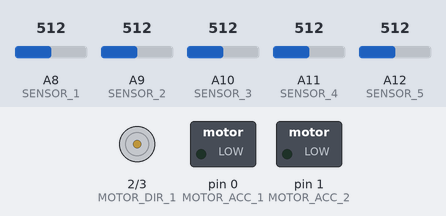
Recording of a sketch running on a simulated Arduino Mega 2560, built with avr-gcc and run on an emulated ATmega2560. On the bench: motor-driver pin pairs drawn as motors (green arrow = first pin HIGH = forward, orange = second pin HIGH = backward, longer = more drive), switched loads named in the sketch (green lamp = pin HIGH). The inputs (shaded band) are chosen by the test bench; at power-on: A8 (SENSOR_1) = 512, A9 (SENSOR_2) = 512, A10 (SENSOR_3) = 512, A11 (SENSOR_4) = 512, A12 (SENSOR_5) = 512.

Above: at 2.5 s.
2.6 s: A8 (SENSOR_1) set to 494
At 5.3 s:
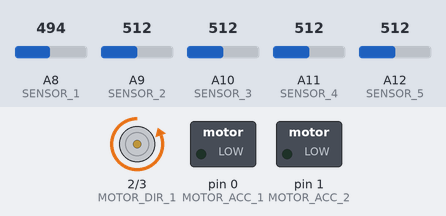
5.6 s: A8 (SENSOR_1) set to 610
At 6.6 s:
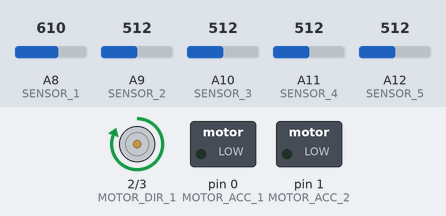
7.1 s: A8 (SENSOR_1) set to 306
At 8.5 s:
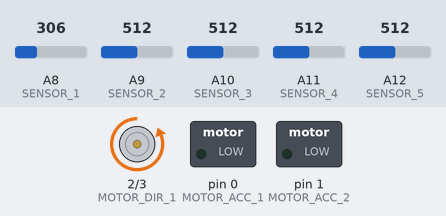
9.1 s: A8 (SENSOR_1) set to 716
At 10.5 s:
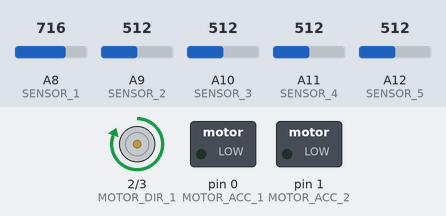
Timing chart, 0 to 11.6 s (numbered marks = the images above; inputs shaded):
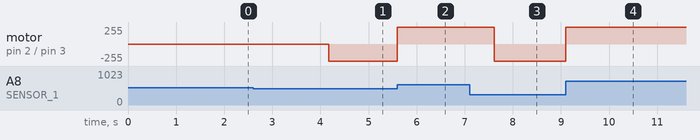

Measured:
- the behaviour switches between 502 and 501 on A8 (SENSOR_1) (found by bisection; images 0 and 1)
- after the input at 2.6 s, motor on pin 2 (MOTOR_DIR_1) / pin 3 (MOTOR_DIR_2): stopped → backward 255/255 after 1.6 s
- after the input at 5.6 s, motor on pin 2 (MOTOR_DIR_1) / pin 3 (MOTOR_DIR_2): backward 255/255 → forward 255/255 at once
- after the input at 7.1 s, motor on pin 2 (MOTOR_DIR_1) / pin 3 (MOTOR_DIR_2): forward 255/255 → backward 255/255 after 0.51 s
- after the input at 9.1 s, motor on pin 2 (MOTOR_DIR_1) / pin 3 (MOTOR_DIR_2): backward 255/255 → forward 255/255 at once

The sketch:

digi_follow_line2.ino
```cpp
// ============================================================
//       AUTO RC SEGUIDOR DE LINEA - 5 SENSORES
//
//       1 motor  = ACELERACION
//       1 electroiman/actuador = DIRECCION
//                  _________
//               __|0-0-0-0-0|__
//          ||==|---------------|==||
//             |  DIGISPARK PRO  |
//      ||    |                   |    ||
//      ||===| oo  ===========  oo |===||
//      ||===|-----===========-----|===||
//      ||     = /  =========   \ =    ||
//
// ============================================================


// ============================================================
// MOTOR DE ACELERACION
// ============================================================

#define MOTOR_ACC_1 0
#define MOTOR_ACC_2 1


// ============================================================
// DIRECCION
// ============================================================

#define MOTOR_DIR_1 2
#define MOTOR_DIR_2 3


// ============================================================
// SENSORES
// ============================================================

#define SENSOR_1 A8
#define SENSOR_2 A9
#define SENSOR_3 A10
#define SENSOR_4 A11
#define SENSOR_5 A12


// ============================================================
// VELOCIDAD
// ============================================================

#define VELOCIDAD_RECTO       100
#define VELOCIDAD_CURVA        60
#define VELOCIDAD_CURVA_FUERTE 40


// ============================================================
// DETECCION
// ============================================================

// Intensidad minima total para considerar
// que realmente estamos viendo la linea.

#define UMBRAL_LINEA 80


// ============================================================
// CALIBRACION
// ============================================================


int sensorMin[5];
int sensorMax[5];

int rawValores[5];
byte lineaValores[5];

int rawValoresAnt[5];
byte lineaValoresAnt[5];

//definir direciones

#define D_LEFT   -1
#define D_CENTRE  0
#define D_RIGHT   1
#define D_LOST    2

// ============================================================
// ULTIMA DIRECCION
// Sirve para saber hacia donde buscar
// si perdemos temporalmente la linea.
// ============================================================


int ultimaDireccion = 0;

byte repeticion_maniobra = 0;


// ============================================================
// INICIALIZAR CALIBRACION
// ============================================================
void inicializarCalibracion() {
  for (byte i = 0; i < 5; i++) {
    sensorMin[i] = 1023;
    sensorMax[i] = 0;
    rawValoresAnt[i] = -1;
    lineaValoresAnt[i] = 255;
  }
}


// ============================================================
// LEER SENSORES
// ============================================================

void leerSensores(int valores[]) {

  valores[0] = analogRead(SENSOR_1);
  valores[1] = analogRead(SENSOR_2);
  valores[2] = analogRead(SENSOR_3);
  valores[3] = analogRead(SENSOR_4);
  valores[4] = analogRead(SENSOR_5);
}


// ============================================================
// ACTUALIZAR CALIBRACION AUTOMATICA
// ============================================================
void actualizarCalibracion(int valores[]) {
  for (byte i = 0; i < 5; i++) {
    if (valores[i] < sensorMin[i]) {
      sensorMin[i] = valores[i];
    }
    if (valores[i] > sensorMax[i]) {
      sensorMax[i] = valores[i];
    }
  }
}


// ============================================================
// NORMALIZAR SENSOR
//
// Devuelve:
// 0   = no ve linea
// 100 = ve linea con mucha intensidad
//
// ============================================================

// ============================================================
// NORMALIZAR VALOR DE SENSOR (0 A 100)
// ============================================================

//cambiar esto para hacer que siga linas blancas sobre fondo negro
#define LINEA_BLANCA false


byte sensorLinea(int valor, byte i) {

  int minimo = sensorMin[i];
  int maximo = sensorMax[i];

  if (maximo <= minimo + 10)
    return 0;

  long resultado;

  if (LINEA_BLANCA){
    resultado = (long)(valor - minimo) * 100 / (maximo - minimo);
  }
  else{
    resultado = (long)(maximo - valor) * 100 / (maximo - minimo);
  }

  return constrain(resultado, 0, 100);
}


// ============================================================
// CALCULAR DIRECCION
//
// S1 S2 S3 S4 S5
//
// ←              →
//
// -1 = izquierda
//  0 = centro
// +1 = derecha
// +2 = perdida
//
// ============================================================
int calcularDireccion(int valores[]) {

  byte s1 = sensorLinea(valores[0], 0);
  byte s2 = sensorLinea(valores[1], 1);
  byte s3 = sensorLinea(valores[2], 2);
  byte s4 = sensorLinea(valores[3], 3);
  byte s5 = sensorLinea(valores[4], 4);

  int total = s1 + s2 + s3 + s4 + s5; //suma total de la linea

  if (total < UMBRAL_LINEA){
    return D_LOST;  // se perdio la linea
  }

  int izquierda = s1 + s2;
  int derecha   = s4 + s5;
  int direccion = D_CENTRE;

  if (s3 > izquierda && s3 > derecha){
    direccion = D_CENTRE; // si la linea central es mas fuerte
  }
  else if (izquierda > derecha){
    direccion = D_LEFT;
  }
  else if (derecha > izquierda){
    direccion = D_RIGHT;
  }

  ultimaDireccion = direccion;
  return direccion;
}


// ============================================================
// ACELERACION
// ============================================================

void acelerar(int velocidad) {

  velocidad = constrain(velocidad, 0, 255);

  analogWrite(MOTOR_ACC_1, velocidad);
  analogWrite(MOTOR_ACC_2, 0);
}

void retroceder(int velocidad) {

  velocidad = constrain(velocidad, 0, 255);

  analogWrite(MOTOR_ACC_1, 0);
  analogWrite(MOTOR_ACC_2, velocidad);
}


// ============================================================
// PARAR
// ============================================================

void parar() {

  analogWrite(MOTOR_ACC_1, 0);
  analogWrite(MOTOR_ACC_2, 0);
}


// ============================================================
// DIRECCION IZQUIERDA
// ============================================================

void direccionIzquierda() {

  digitalWrite(MOTOR_DIR_1, LOW);
  digitalWrite(MOTOR_DIR_2, HIGH);
}

// ============================================================
// DIRECCION DERECHA
// ============================================================

void direccionDerecha() {

  digitalWrite(MOTOR_DIR_1, HIGH);
  digitalWrite(MOTOR_DIR_2, LOW);
}

// ============================================================
// CENTRAR DIRECCION
// ============================================================

void direccionCentro() {

  digitalWrite(MOTOR_DIR_1, LOW);
  digitalWrite(MOTOR_DIR_2, LOW);
}


// ============================================================
// SETUP
// ============================================================

void setup() {

  pinMode(MOTOR_ACC_1, OUTPUT);
  pinMode(MOTOR_ACC_2, OUTPUT);

  pinMode(MOTOR_DIR_1, OUTPUT);
  pinMode(MOTOR_DIR_2, OUTPUT);


  pinMode(SENSOR_1, INPUT);
  pinMode(SENSOR_2, INPUT);
  pinMode(SENSOR_3, INPUT);
  pinMode(SENSOR_4, INPUT);
  pinMode(SENSOR_5, INPUT);


  parar();
  direccionCentro();

  inicializarCalibracion();

  // ----------------------------------------------------------
  // CALIBRACION INICIAL
  //
  // Durante este segundo mueve el auto sobre la superficie
  // para que los sensores conozcan blanco y linea.
  // ----------------------------------------------------------

  for (int i=0;i<600;i++){
    int lectura[5];
    leerSensores(lectura);
    actualizarCalibracion(lectura);
  }
  delay(1000);
}


// ============================================================
// LOOP
// ============================================================

void loop() {

  int valores[5];
  // LEER
  leerSensores(valores);
  // ACTUALIZAR CALIBRACION
  //actualizarCalibracion(valores);
  // DIRECCION
  int direccion = calcularDireccion(valores);

  // ----------------------------------------------------------
  // VELOCIDAD
  //
  // Si estamos centrados → rapido
  // Si estamos girando → mas lento
  // ----------------------------------------------------------

  int velocidad = (direccion == D_CENTRE)? VELOCIDAD_RECTO : VELOCIDAD_CURVA;

  //si se pierde la linea
  if(direccion == D_LOST){
    //invertir la direcion para maniobrar
    switch(ultimaDireccion){
      case D_RIGHT : direccionIzquierda();break;
      case D_LEFT  : direccionDerecha();  break;
      case D_CENTRE: direccionCentro();   break;
      default:       direccionCentro();   break;
    }
    if(ultimaDireccion != D_LOST){
      retroceder(VELOCIDAD_CURVA_FUERTE);
      //para darle tiempo a retroceder y que no se quede vibrando como fax de los 80
      repeticion_maniobra++;
      if(repeticion_maniobra < 3){
        delay(100);
      }else if (repeticion_maniobra < 6){ //y si no encuentra que retroceda un poco mas
        delay(200);
      }else{
        delay(1000); // y mas , aunque ya deberia dar
      }
      actualizarCalibracion(valores);
    }
    else{
      parar();
      inicializarCalibracion(); //reiniciar la calibracion
      repeticion_maniobra = 0;
    }
  }
  else{
    //si no, avanzamos normal
    switch(direccion){
      case D_RIGHT : direccionDerecha();  break;
      case D_LEFT  : direccionIzquierda();break;
      case D_CENTRE: direccionCentro();   break;
      default:       direccionCentro();   break;
    }
    acelerar(velocidad);
  }


  // FRECUENCIA DEL CONTROL


  delay(5);
}
```
